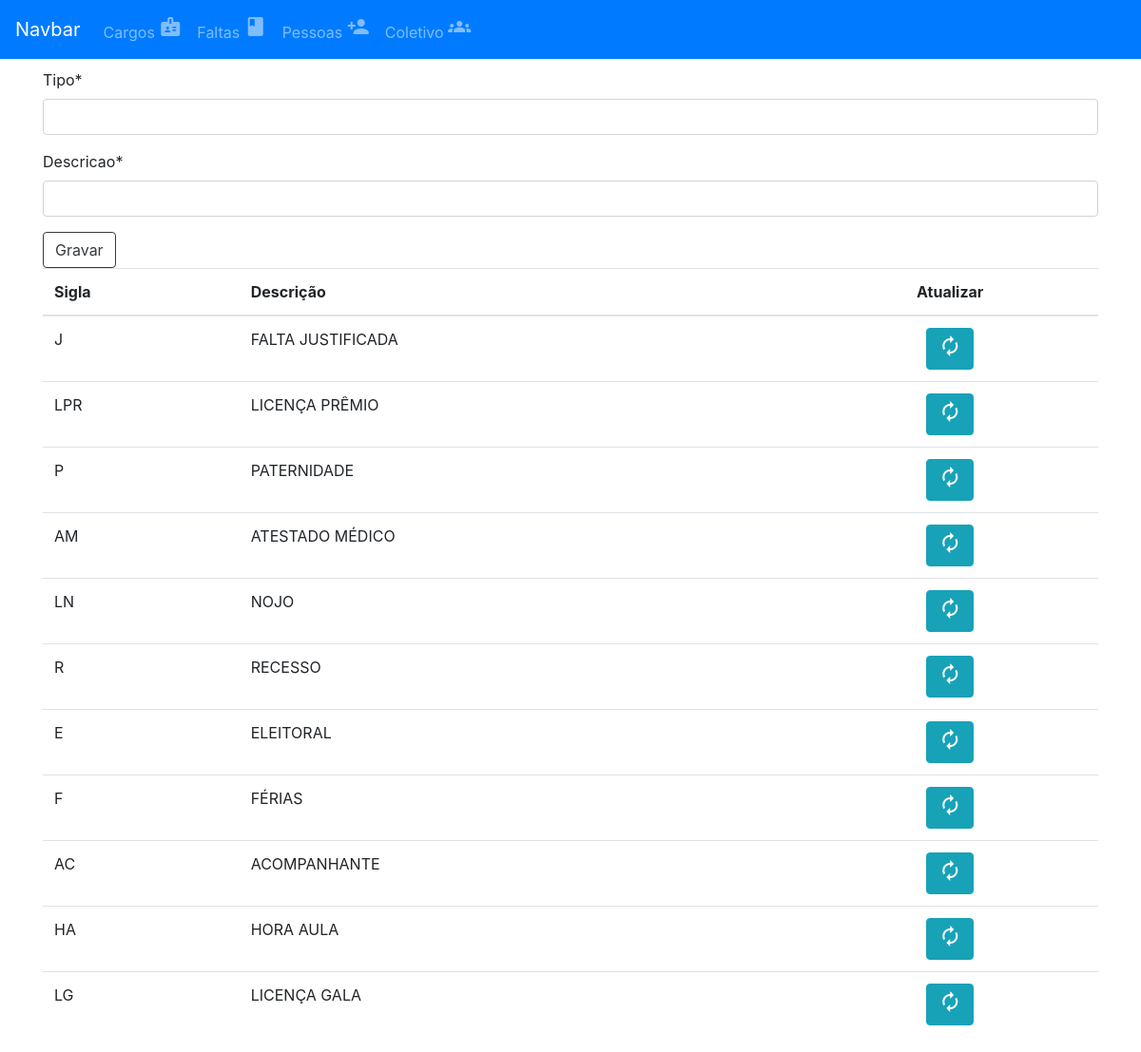
The page /faltas/ on the database its author committed.
### app_falta/models.py (models this page shows, shortened)
class Faltas(models.Model):
    tipo = models.CharField(max_length=3)
    descricao =  models.CharField(max_length=30)

### app_falta/views.py (the view)
# urls.py: path('', faltas, name='listarfaltas'),
def faltas(request):
    faltas = Faltas.objects.all()
    if request.method == 'POST':
        form = formularioTF(request.POST)
        if form.is_valid():
            form.save()
            return redirect('listarfaltas')
    else:
        form = formularioTF()
    return render(request,'cadastrar_tipo_falta.html',{'form':form, 'faltas':faltas})

### app_falta/forms.py
class formularioTF(forms.ModelForm):
    tipo = forms.CharField(max_length=3, required=True)
    descricao = forms.CharField(max_length=30, required=True)
    class Meta:
        model = Faltas
        fields = ['tipo','descricao']

### app_falta/template/cadastrar_tipo_falta.html (shortened to what this page needs)
{% extends 'template/menu.html' %}
{% load crispy_forms_tags %}
{% block content %}
<form method="POST">
    {{ form|crispy }}
    <div clas="form-group">
        <button class="btn btn-outline-dark">Gravar</button>
    </div>
</form>
<table class="table table-hover">
    <thead>
        <tr>
            <th scope="col">Sigla</th>
            <th scope="col">Descrição</th>
            <TH SCOPE="col" class="text-center">Atualizar</TH>
        </tr>
    </thead>
    <tbody>
        {% for falta in faltas %}
        <tr>
            <td>{{falta.tipo}}</td>
            <td>{{falta.descricao}}</td>
            <td class="text-center"><a class="btn btn-info" href="{% url 'atualizarfaltas' falta.id %}"><span class="material-icons">
                    </span></a></td>
        </tr>
        {% endfor %}
    </tbody>
</table>
{% endblock content %}

### rows shown on the page
Faltas: tipo "J", descricao "FALTA JUSTIFICADA"
Faltas: tipo "LPR", descricao "LICENÇA PRÊMIO"
Faltas: tipo "P", descricao "PATERNIDADE"
Faltas: tipo "AM", descricao "ATESTADO MÉDICO"
Faltas: tipo "LN", descricao "NOJO"
Faltas: tipo "R", descricao "RECESSO"
Faltas: tipo "E", descricao "ELEITORAL"
Faltas: tipo "F", descricao "FÉRIAS"
Faltas: tipo "AC", descricao "ACOMPANHANTE"
Faltas: tipo "HA", descricao "HORA AULA"
Faltas: tipo "LG", descricao "LICENÇA GALA"
